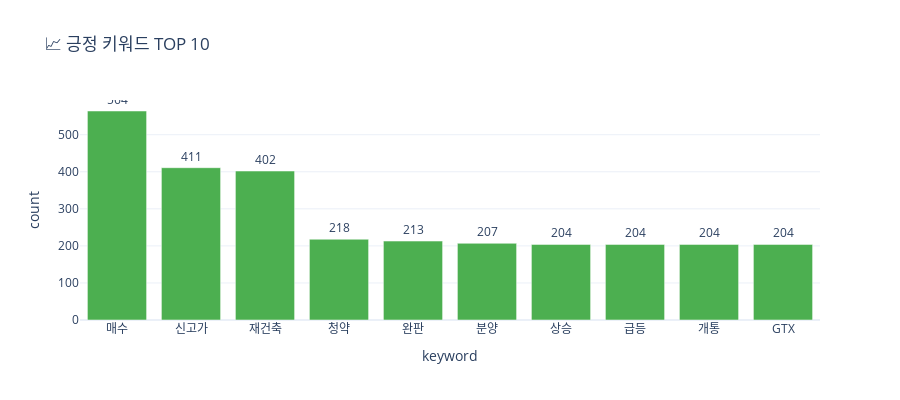
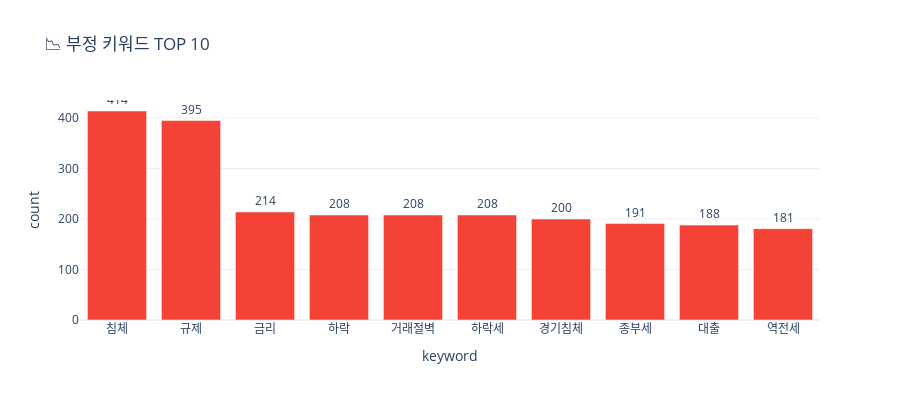

The cell these charts' notebook holds for them, in order:
### Code cell
# 시각화 - 긍정 키워드 TOP 10
if len(pos_df) > 0:
    fig_pos = px.bar(
        pos_df,
        x='keyword',
        y='count',
        title='📈 긍정 키워드 TOP 10',
        color_discrete_sequence=['#4CAF50'],
        text='count'
    )
    fig_pos.update_traces(textposition='outside')
    fig_pos.update_layout(template='plotly_white', height=400)
    fig_pos.show()

# 시각화 - 부정 키워드 TOP 10
if len(neg_df) > 0:
    fig_neg = px.bar(
        neg_df,
        x='keyword',
        y='count',
        title='📉 부정 키워드 TOP 10',
        color_discrete_sequence=['#F44336'],
        text='count'
    )
    fig_neg.update_traces(textposition='outside')
    fig_neg.update_layout(template='plotly_white', height=400)
    fig_neg.show()

### Figure 1 — Plotly figure (JSON) as saved in the notebook; plotly's stock layout.template omitted (floating-point values rounded to 4 significant figures)
{"data": [{"hovertemplate": "keyword=%{x}<br>count=%{text}<extra></extra>", "legendgroup": "", "marker": {"color": "#4CAF50", "pattern": {"shape": ""}}, "name": "", "orientation": "v", "showlegend": false, "text": [564.0, 411.0, 402.0, 218.0, 213.0, 207.0, 204.0, 204.0, 204.0, 204.0], "textposition": "outside", "type": "bar", "x": ["매수", "신고가", "재건축", "청약", "완판", "분양", "상승", "급등", "개통", "GTX"], "xaxis": "x", "y": [564, 411, 402, 218, 213, 207, 204, 204, 204, 204], "yaxis": "y"}], "layout": {"barmode": "relative", "height": 400, "legend": {"tracegroupgap": 0}, "title": {"text": "📈 긍정 키워드 TOP 10"}, "xaxis": {"anchor": "y", "domain": [0, 1], "title": {"text": "keyword"}}, "yaxis": {"anchor": "x", "domain": [0, 1], "title": {"text": "count"}}}}

### Figure 2 — Plotly figure (JSON) as saved in the notebook; plotly's stock layout.template omitted (floating-point values rounded to 4 significant figures)
{"data": [{"hovertemplate": "keyword=%{x}<br>count=%{text}<extra></extra>", "legendgroup": "", "marker": {"color": "#F44336", "pattern": {"shape": ""}}, "name": "", "orientation": "v", "showlegend": false, "text": [414.0, 395.0, 214.0, 208.0, 208.0, 208.0, 200.0, 191.0, 188.0, 181.0], "textposition": "outside", "type": "bar", "x": ["침체", "규제", "금리", "하락", "거래절벽", "하락세", "경기침체", "종부세", "대출", "역전세"], "xaxis": "x", "y": [414, 395, 214, 208, 208, 208, 200, 191, 188, 181], "yaxis": "y"}], "layout": {"barmode": "relative", "height": 400, "legend": {"tracegroupgap": 0}, "title": {"text": "📉 부정 키워드 TOP 10"}, "xaxis": {"anchor": "y", "domain": [0, 1], "title": {"text": "keyword"}}, "yaxis": {"anchor": "x", "domain": [0, 1], "title": {"text": "count"}}}}
